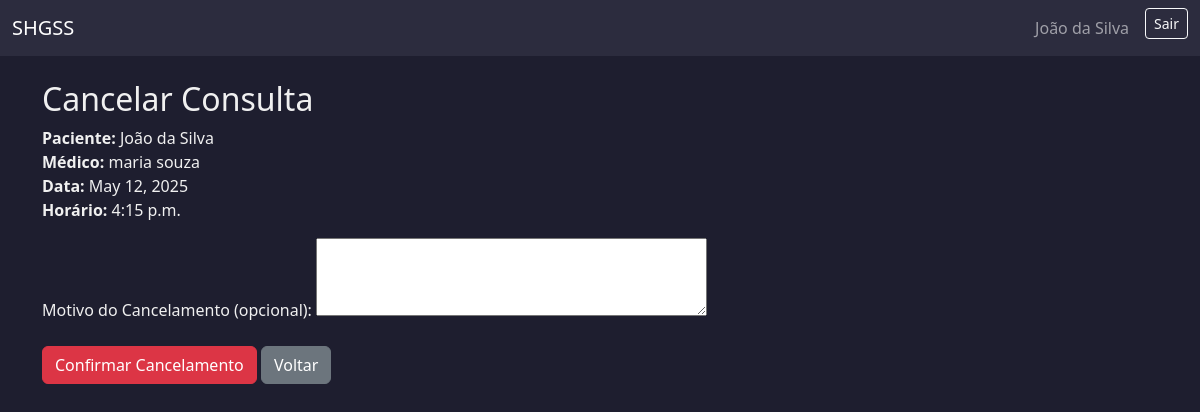
The page /exames/2/cancelar/ (signed in) on the database its author committed.
### usuarios/models.py (models this page shows, shortened)
class Usuario(AbstractUser):
    ROLE_CHOICES = [
        ('paciente', 'Paciente'),
        ('medico', 'Médico'),
        ('administrativo', 'Administrativo'),
        ('financeiro', 'Financeiro'),
    ]
    cpf = models.CharField(max_length=14, unique=True, blank=False, null=False)
    telefone = models.CharField(max_length=20)
    rua = models.CharField(max_length=100)
    numero = models.CharField(max_length=10)
    bairro = models.CharField(max_length=50)
    cidade = models.CharField(max_length=50)
    estado = models.CharField(max_length=2)
    cep = models.CharField(max_length=9)
    role = models.CharField(max_length=20, choices=ROLE_CHOICES)
    plano_saude = models.CharField(max_length=50, null=True, blank=True)
    numero_cartao_plano = models.CharField(max_length=30, null=True, blank=True)
    crm = models.CharField(max_length=20, null=True, blank=True)
    especialidade = models.CharField(max_length=50, null=True, blank=True)
    setor = models.CharField(max_length=50, null=True, blank=True)
    cargo = models.CharField(max_length=50, null=True, blank=True)

class AtendimentoBase(models.Model):
    STATUS_CHOICES = [
        ('agendada', 'Agendada'),
        ('cancelada', 'Cancelada'),
        ('em_andamento', 'Em atendimento'),
        ('finalizada', 'Finalizada'),
    ]
    status = models.CharField(max_length=20, choices=STATUS_CHOICES, default='agendada')
    observacoes_visiveis = models.TextField(blank=True, null=True)
    observacoes_internas = models.TextField(blank=True, null=True)
    encaminhamento = models.TextField(blank=True, null=True)
    criado_em = models.DateTimeField(auto_now_add=True)
    atualizado_em = models.DateTimeField(auto_now=True)
    motivo_cancelamento = models.TextField(blank=True, null=True)
    data_cancelamento = models.DateTimeField(null=True, blank=True)
    class Meta:
        abstract = True

class Exame(AtendimentoBase):
    TIPO_CHOICES = [
        ('radiografia', 'Radiografia (Raio-X)'),
        ('ultrassonografia', 'Ultrassonografia'),
        ('tomografia', 'Tomografia Computadorizada (TC)'),
        ('mamografia', 'Mamografia'),
        ('doppler', 'Doppler (Ultrassom Vascular)'),
    ]
    VALORES = {
        'radiografia': 250.00,
        'ultrassonografia': 300.00,
        'tomografia': 800.00,
        'mamografia': 400.00,
        'doppler': 500.00,
    }
    agenda = models.ForeignKey(
        'AgendaExame',
        on_delete=models.PROTECT,
        related_name='exames'
    )
    tipo = models.CharField(max_length=30, choices=TIPO_CHOICES)
    valor = models.DecimalField(max_digits=8, decimal_places=2, default=0.00)
    medico = models.ForeignKey(
        settings.AUTH_USER_MODEL,
        on_delete=models.CASCADE,
        limit_choices_to={'role': 'medico'},
        null=True, blank=True,
        related_name='exames_como_medico'
    )
    paciente = models.ForeignKey(
        settings.AUTH_USER_MODEL,
        on_delete=models.CASCADE,
        limit_choices_to={'role': 'paciente'},
        related_name='exames_como_paciente'
    )
    cancelado_por = models.ForeignKey(
        settings.AUTH_USER_MODEL,
        on_delete=models.SET_NULL,
        null=True,
        blank=True,
        related_name='exames_cancelados'
    )

class AgendaBase(models.Model):
    sala = models.ForeignKey(Sala, on_delete=models.PROTECT)
    data = models.DateField()
    horario_inicio = models.TimeField()
    horario_fim = models.TimeField()
    duracao_procedimento = models.PositiveIntegerField(help_text="Duração em minutos")
    status_manual = models.CharField(
        max_length=20,
        choices=[('livre', 'Livre'), ('agendado', 'Agendado'), ('bloqueado', 'Bloqueado')],
        default='livre'
    )
    class Meta:
        abstract = True

class AgendaExame(AgendaBase):
    EXAME_CHOICES = [
        ('radiografia', 'Radiografia'),
        ('ultrassonografia', 'Ultrassonografia'),
        ('tomografia', 'Tomografia Computadorizada'),
        ('mamografia', 'Mamografia'),
        ('doppler', 'Doppler'),
    ]
    tipo_exame = models.CharField(max_length=30, choices=EXAME_CHOICES)
    medico = models.ForeignKey(Usuario, on_delete=models.SET_NULL, null=True, blank=True, limit_choices_to={'role': 'medico'})

### usuarios/views.py (the view)
# urls.py: path('exames/<int:exame_id>/cancelar/', views.cancelar_exame, name='cancelar_exame'),
@role_required('paciente', 'administrativo')
def cancelar_exame(request, exame_id):
    exame = get_object_or_404(Exame, pk=exame_id)
    if request.user.role == 'paciente' and exame.paciente != request.user:
        return render(request, '403.html', status=403)
    if request.method == 'POST':
        exame.status = 'cancelada'
        exame.cancelado_por = request.user
        exame.data_cancelamento = timezone.now()
        exame.save()
        return redirect('exames_usuario')
    form = CancelamentoConsultaForm()
    return render(request, 'consultas/cancelar_consulta.html', {'consulta': exame, 'form': form})

### usuarios/forms.py
class CancelamentoConsultaForm(forms.Form):
    motivo_cancelamento = forms.CharField(
        label='Motivo do cancelamento (opcional)',
        widget=forms.Textarea(attrs={'rows': 3}),
        required=False
    )
    liberar_horario = forms.BooleanField(
        label='Deseja liberar o horário para que outro paciente possa agendar?',
        required=False,
        initial=True
    )

### templates/consultas/cancelar_consulta.html (shortened to what this page needs)
{% extends 'base.html' %}
{% block content %}
<h2>Cancelar Consulta</h2>
<p>
    <strong>Paciente:</strong> {{ consulta.paciente.get_full_name }}<br>
    <strong>Médico:</strong> {{ consulta.medico.get_full_name }}<br>
    <strong>Data:</strong> {{ consulta.agenda.data }}<br>
    <strong>Horário:</strong> {{ consulta.agenda.horario_inicio }}
</p>
<form method="post">
    <div class="mb-3">
        <label for="motivo_cancelamento" class="form-label">Motivo do Cancelamento (opcional):</label>
        {{ form.motivo_cancelamento }}
    </div>
    <button type="submit" class="btn btn-danger">Confirmar Cancelamento</button>
    <a href="{% url 'consultas_usuario' %}" class="btn btn-secondary">Voltar</a>
</form>
{% endblock %}

### templates/base.html (shortened to what this page needs)
<!DOCTYPE html>
<html lang="pt-br">
<head>
    <link href="https://cdn.jsdelivr.net/npm/bootstrap@5.3.2/dist/css/bootstrap.min.css" rel="stylesheet">
</head>
<body>
    <nav class="navbar navbar-expand-lg navbar-dark">
        <div class="container-fluid">
            <a class="navbar-brand" href="#">SHGSS</a>
            <div class="collapse navbar-collapse">
                <ul class="navbar-nav ms-auto">
                    {% if user.is_authenticated %}
                        <li class="nav-item">
                            <a class="nav-link" href="#">{{ user.get_full_name }}</a>
                        </li>
                        <li class="nav-item">
                            <form method="post" action="{% url 'logout' %}">
                                <button type="submit" class="btn btn-sm btn-outline-light ms-2">Sair</button>
                            </form>
                        </li>
                    {% else %}
                        <li class="nav-item">
                            <a class="nav-link" href="{% url 'login' %}">Entrar</a>
                        </li>
                    {% endif %}
                </ul>
            </div>
        </div>
    </nav>
    <div class="container mt-4">
        {% block content %}{% endblock %}
    </div>
</body>
</html>

### templates/base.html (style rules this page uses)
body { background-color: #1e1e2f; color: #f0f0f0; }
.navbar { background-color: #2c2c3e; }
a { color: #9ecbff; }

### rows shown on the page
Usuario: get_full_name "João da Silva"
Exame: paciente.get_full_name "João da Silva", medico.get_full_name "maria souza", agenda.data "May 12, 2025", agenda.horario_inicio "4:15 p.m."
